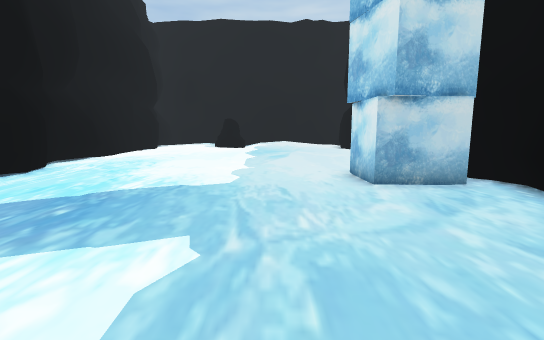
[1] (above)

15 first-person views from a walk through a 3-D level made in the Unity game engine. The camera is 1.2 m above the floor, tilts 8° down and sees 85° across. The floor is counted in squares, 1 m on a side. Each view is taken from the middle of a square. On the plan, view 1 faces up. The plan holds only what a view shows up to about 13 squares ahead; the rest is blank. The place goes on beyond the plan.

[2]
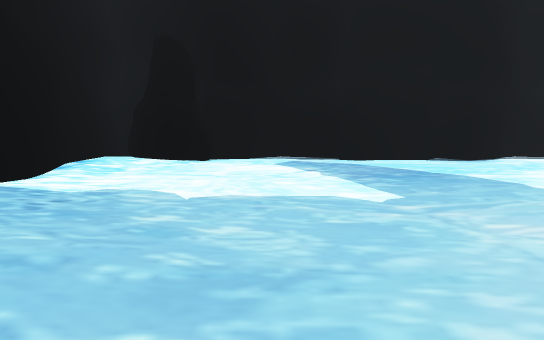

[3]
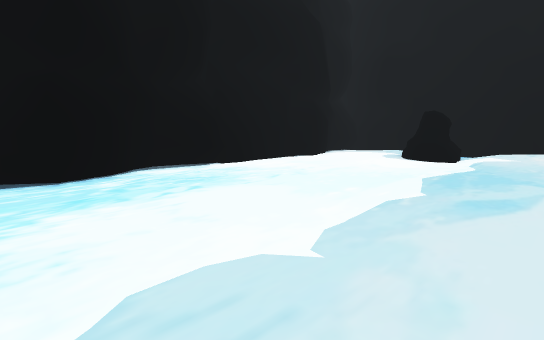

[4]
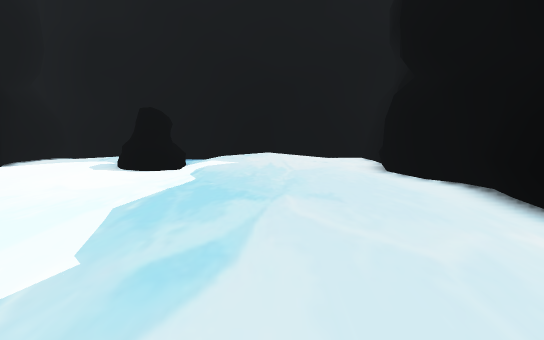

[5]
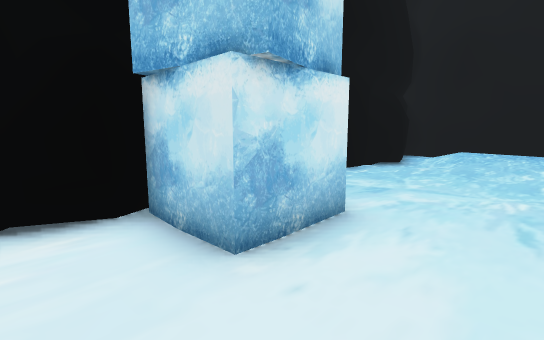

[6]
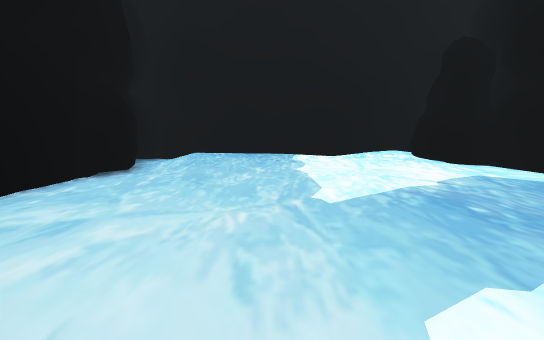

[7]
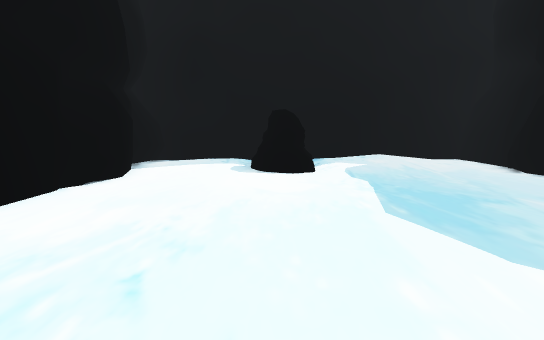

[8]
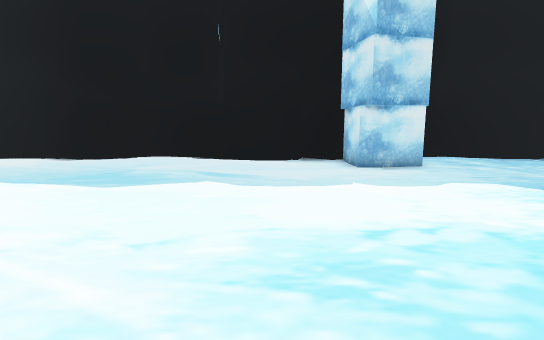

[9]
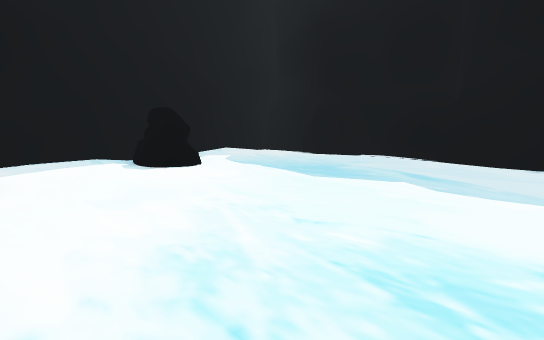

[10]
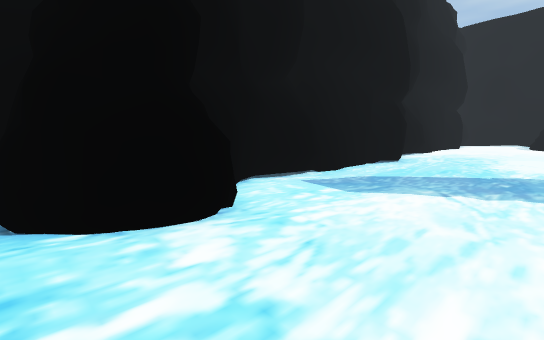

[11]
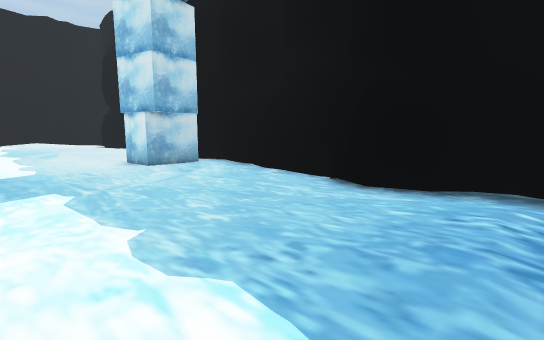

[12]
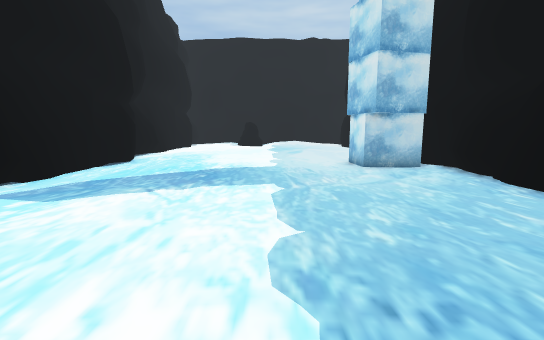

[13]
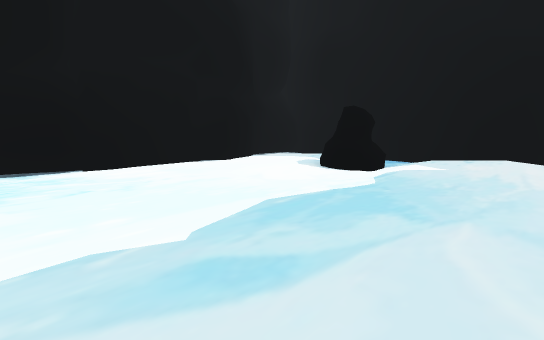

[14]
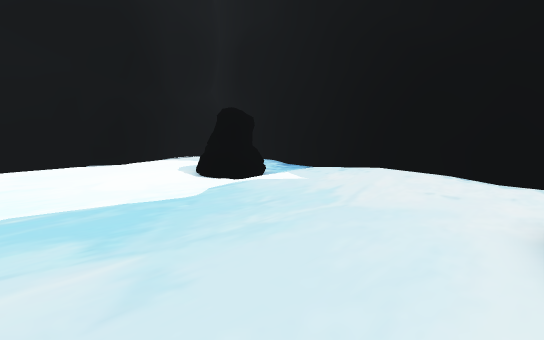

[15]
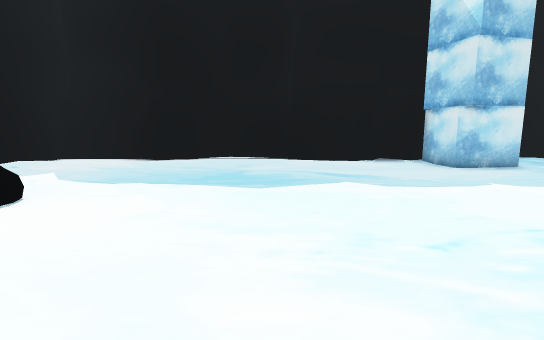

### Floor plan
Key: @ floor where view 1 was taken; # wall or solid block; . main floor; : floor 0.25 m higher than the main floor; / step, stairs or slope; R rock; O other object.
Columns run from 8 left of view 1 to 5 right of it. Each row starts with its distance up from view 1.
 23 ######### ####
 22 ###....#####.#
 21 #..:...::::..#
 20 #..::RR::::..#
 19 ##...RR::::.##
 18 ##...//.....##
 17 ##...........#
 16 #............#
 15 #............#
 14 #............#
 13 #............#
 12 #............#
 11 #............#
 10 #............#
  9 ##..........##
  8 ##........OOO#
  7 ##........OO #
  6 #..........OO#
  5 #............#
  4 #............#
  3 #............#
  2 #............#
  1 #............#
  0 ##..:...@...##
 -1  #R::.......##
 -2  RRR:.....:/.#
 -3   RR:..:::://#
 -4 # R::..:::::.#
 -5 ##############

Positions as (right, up) in squares from view 1, and headings:
1: (0, 0), facing up
2: (4, 1), facing left
3: (1, 7), facing up-left
4: (1, 10), facing up
5: (0, 10), facing down-right
6: (0, 8), facing down
7: (-3, 10), facing up
8: (-7, 11), facing right
9: (-7, 10), facing up-right
10: (-2, -4), facing up-left
11: (-2, -4), facing up-right
12: (-1, -4), facing up
13: (2, 11), facing up-left
14: (4, 14), facing up-left
15: (-7, 14), facing right
